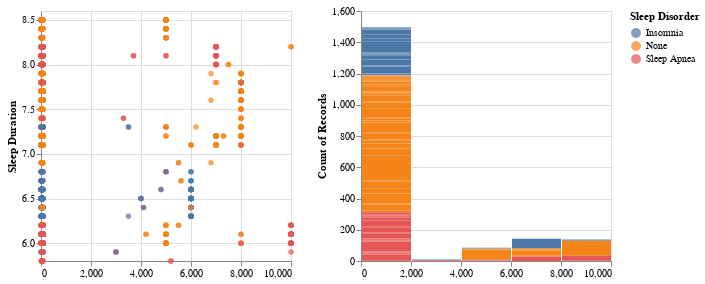

The notebook cell saved with this chart:
### Markdown cell above
### Sleep Duration Visualization

For this visualization, we look at how different numerical variables plot against sleep duration. In the last visualtion, we showed a clear positive relationship between sleep duration and quality, and wanted to examine if there exists similar relationships between sleep duration and other variables. We chose sleep duration as the dependent variable in this case as its a more granular measurement than sleep quality and thus easier to visualize via scatterplot - this can be explored in further revisions.

***Click on the legend to filter results.***

### Code cell
bind_options = ["Age", "Physical Activity Level", "Stress Level", "Heart Rate", "Daily Steps"]
dropdown = alt.binding_select(options=bind_options, name="Select an x-variable:")

selection2 = alt.selection_single(fields=['column'], bind=dropdown)

plot2 = base.properties(width = 250, height = 250).transform_fold(
    ["Age", "Physical Activity Level", "Stress Level", "Heart Rate", "Daily Steps"],
    as_=['column', 'value']
).mark_circle().encode(
    x = alt.X("value:Q", title = '', scale = alt.Scale(zero = False)),
    y = alt.Y("Sleep Duration:Q", scale = alt.Scale(zero = False)),
    color = "Sleep Disorder:N",
    tooltip = ["Person ID", "Gender", "Age", "Occupation", "value:Q"]
).add_selection(
    selection2
).transform_filter(
    selection2
).add_selection(
    selection
).transform_filter(
    selection
)

hist = base.properties(width = 250, height = 250).transform_fold(
    ["Age", "Physical Activity Level", "Stress Level", "Heart Rate", "Daily Steps"],
    as_=['column', 'value']
).mark_bar().encode(
    x = alt.X("value:Q", bin = alt.Bin(maxbins=6), title = ''),
    y = "count()",
    color = "Sleep Disorder:N",
    tooltip = ['value:Q', 'count()'],
).add_selection(
    selection2
).transform_filter(
    selection2
).add_selection(
    selection
).transform_filter(
    selection
)

plot2 | hist

### Figure 1 — Vega-Lite specification as saved in the notebook (floating-point values rounded to 4 significant figures; data arrays with more than 128 entries replaced by an {"elided": "..."} marker saying what was removed)
{"config": {"view": {"continuousWidth": 300, "continuousHeight": 300}}, "hconcat": [{"mark": {"type": "circle"}, "encoding": {"color": {"field": "Sleep Disorder", "type": "nominal"}, "tooltip": [{"field": "Person ID", "type": "quantitative"}, {"field": "Gender", "type": "nominal"}, {"field": "Age", "type": "quantitative"}, {"field": "Occupation", "type": "nominal"}, {"field": "value", "type": "quantitative"}], "x": {"field": "value", "scale": {"zero": false}, "title": "", "type": "quantitative"}, "y": {"field": "Sleep Duration", "scale": {"zero": false}, "type": "quantitative"}}, "height": 250, "name": "view_6", "transform": [{"fold": ["Age", "Physical Activity Level", "Stress Level", "Heart Rate", "Daily Steps"], "as": ["column", "value"]}, {"filter": {"param": "param_4"}}, {"filter": {"param": "param_3"}}], "width": 250}, {"mark": {"type": "bar"}, "encoding": {"color": {"field": "Sleep Disorder", "type": "nominal"}, "tooltip": [{"field": "value", "type": "quantitative"}, {"aggregate": "count", "type": "quantitative"}], "x": {"bin": {"maxbins": 6}, "field": "value", "title": "", "type": "quantitative"}, "y": {"aggregate": "count", "type": "quantitative"}}, "height": 250, "name": "view_7", "transform": [{"fold": ["Age", "Physical Activity Level", "Stress Level", "Heart Rate", "Daily Steps"], "as": ["column", "value"]}, {"filter": {"param": "param_4"}}, {"filter": {"param": "param_3"}}], "width": 250}], "data": {"name": "data-11d64b94834cacbb6315dd571297c8a6"}, "params": [{"name": "param_4", "select": {"type": "point", "fields": ["column"]}, "bind": {"input": "select", "options": ["Age", "Physical Activity Level", "Stress Level", "Heart Rate", "Daily Steps"], "name": "Select an x-variable:"}, "views": ["view_6", "view_7"]}, {"name": "param_3", "select": {"type": "point", "fields": ["Sleep Disorder"]}, "bind": "legend", "views": ["view_6", "view_7"]}], "$schema": "https://vega.github.io/schema/vega-lite/v5.8.0.json", "datasets": {"data-11d64b94834cacbb6315dd571297c8a6": {"elided": "374 records"}}}
